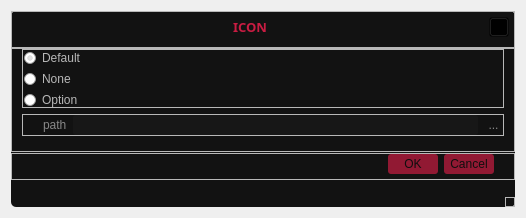
<?xml version="1.0" encoding="UTF-8"?>
<ui version="4.0">
 <class>Dialog</class>
 <widget class="QDialog" name="Dialog">
  <property name="geometry">
   <rect>
    <x>0</x>
    <y>0</y>
    <width>526</width>
    <height>218</height>
   </rect>
  </property>
  <property name="windowTitle">
   <string>Dialog</string>
  </property>
  <property name="styleSheet">
   <string notr="true"/>
  </property>
  <layout class="QVBoxLayout" name="verticalLayout">
   <item>
    <widget class="QFrame" name="main">
     <property name="styleSheet">
      <string notr="true">QFrame#main{
	background: #121212;
	border-radius: 5px;
}</string>
     </property>
     <property name="frameShape">
      <enum>QFrame::StyledPanel</enum>
     </property>
     <property name="frameShadow">
      <enum>QFrame::Raised</enum>
     </property>
     <layout class="QVBoxLayout" name="verticalLayout_2">
      <property name="spacing">
       <number>0</number>
      </property>
      <property name="leftMargin">
       <number>0</number>
      </property>
      <property name="topMargin">
       <number>0</number>
      </property>
      <property name="rightMargin">
       <number>0</number>
      </property>
      <property name="bottomMargin">
       <number>0</number>
      </property>
      <item alignment="Qt::AlignTop">
       <widget class="QFrame" name="title">
        <property name="styleSheet">
         <string notr="true">QLabel{
	color: #c91c42;
}

QPushButton{
	image: url(:/icons/svg/x.svg);
	background: rgba(1, 1, 1, 0);
	color: rgba(255, 255, 255, 0.7)
}

QPushButton:hover{
	background: rgba(255, 255, 255, 0.03);
}
</string>
        </property>
        <property name="frameShape">
         <enum>QFrame::StyledPanel</enum>
        </property>
        <property name="frameShadow">
         <enum>QFrame::Raised</enum>
        </property>
        <layout class="QHBoxLayout" name="horizontalLayout_2">
         <property name="spacing">
          <number>0</number>
         </property>
         <property name="leftMargin">
          <number>0</number>
         </property>
         <property name="topMargin">
          <number>5</number>
         </property>
         <property name="rightMargin">
          <number>5</number>
         </property>
         <property name="bottomMargin">
          <number>10</number>
         </property>
         <item alignment="Qt::AlignHCenter">
          <widget class="QLabel" name="label_icon">
           <property name="font">
            <font>
             <family>Malgun Gothic</family>
             <pointsize>10</pointsize>
             <weight>75</weight>
             <bold>true</bold>
            </font>
           </property>
           <property name="text">
            <string>ICON</string>
           </property>
           <property name="alignment">
            <set>Qt::AlignCenter</set>
           </property>
          </widget>
         </item>
         <item>
          <widget class="QPushButton" name="btn_close">
           <property name="minimumSize">
            <size>
             <width>20</width>
             <height>20</height>
            </size>
           </property>
           <property name="maximumSize">
            <size>
             <width>20</width>
             <height>20</height>
            </size>
           </property>
           <property name="toolTip">
            <string>Close</string>
           </property>
           <property name="text">
            <string/>
           </property>
          </widget>
         </item>
        </layout>
       </widget>
      </item>
      <item>
       <widget class="QFrame" name="choice">
        <property name="styleSheet">
         <string notr="true">QLineEdit, QToolButton, QRadioButton{
	color: rgba(255, 255, 255, 0.7);
}

QLabel{
	color: rgba(255, 255, 255, 0.5);
	background: rgba(0, 0, 0, 0)
}

QLineEdit{
	background: rgba(255, 255, 255, 0.05);
	border: 0px;
	border-radius: 3px;
}

QToolButton{
	border: 0px;
	border-radius: 3px;
}

QToolButton:hover, QRadioButton:indicator:hover{
	background: rgba(255, 255, 255, 0.1);
}

QRadioButton:indicator{
	width: 13px;
	height: 13px;
	image: url(:/icons/svg/circle.svg);
}

QRadioButton:indicator:checked{
	with: 13px;
	height: 13px;
	image: url(:/icons/svg/disc.svg);
}

QLineEdit:disabled{
	background: rgba(255, 255, 255, 0.02);
	color: rgba(255, 255, 255, 0.3);
}

QToolButton:disabled{
	color: rgba(255, 255, 255, 0.5);
}
</string>
        </property>
        <property name="frameShape">
         <enum>QFrame::StyledPanel</enum>
        </property>
        <property name="frameShadow">
         <enum>QFrame::Raised</enum>
        </property>
        <layout class="QVBoxLayout" name="verticalLayout_4">
         <property name="spacing">
          <number>6</number>
         </property>
         <property name="leftMargin">
          <number>10</number>
         </property>
         <property name="topMargin">
          <number>0</number>
         </property>
         <property name="rightMargin">
          <number>10</number>
         </property>
         <property name="bottomMargin">
          <number>15</number>
         </property>
         <item>
          <widget class="QFrame" name="frame_radio">
           <property name="frameShape">
            <enum>QFrame::StyledPanel</enum>
           </property>
           <property name="frameShadow">
            <enum>QFrame::Raised</enum>
           </property>
           <layout class="QVBoxLayout" name="verticalLayout_3">
            <property name="spacing">
             <number>6</number>
            </property>
            <property name="leftMargin">
             <number>0</number>
            </property>
            <property name="topMargin">
             <number>0</number>
            </property>
            <property name="rightMargin">
             <number>0</number>
            </property>
            <property name="bottomMargin">
             <number>0</number>
            </property>
            <item>
             <widget class="QRadioButton" name="radioButton_default">
              <property name="font">
               <font>
                <pointsize>9</pointsize>
               </font>
              </property>
              <property name="text">
               <string>Default</string>
              </property>
              <property name="checked">
               <bool>true</bool>
              </property>
             </widget>
            </item>
            <item>
             <widget class="QRadioButton" name="radioButton_none">
              <property name="font">
               <font>
                <pointsize>9</pointsize>
               </font>
              </property>
              <property name="text">
               <string>None</string>
              </property>
             </widget>
            </item>
            <item>
             <widget class="QRadioButton" name="radioButton_option">
              <property name="font">
               <font>
                <pointsize>9</pointsize>
               </font>
              </property>
              <property name="text">
               <string>Option</string>
              </property>
             </widget>
            </item>
           </layout>
          </widget>
         </item>
         <item>
          <widget class="QFrame" name="frame_path">
           <property name="frameShape">
            <enum>QFrame::StyledPanel</enum>
           </property>
           <property name="frameShadow">
            <enum>QFrame::Raised</enum>
           </property>
           <layout class="QHBoxLayout" name="horizontalLayout">
            <property name="spacing">
             <number>6</number>
            </property>
            <property name="leftMargin">
             <number>20</number>
            </property>
            <property name="topMargin">
             <number>0</number>
            </property>
            <property name="rightMargin">
             <number>0</number>
            </property>
            <property name="bottomMargin">
             <number>0</number>
            </property>
            <item>
             <widget class="QLabel" name="label_path">
              <property name="font">
               <font>
                <pointsize>9</pointsize>
               </font>
              </property>
              <property name="text">
               <string>path</string>
              </property>
             </widget>
            </item>
            <item>
             <widget class="DropLineEdit" name="lineEdit_path">
              <property name="enabled">
               <bool>false</bool>
              </property>
              <property name="minimumSize">
               <size>
                <width>0</width>
                <height>20</height>
               </size>
              </property>
              <property name="font">
               <font>
                <pointsize>9</pointsize>
               </font>
              </property>
              <property name="placeholderText">
               <string/>
              </property>
             </widget>
            </item>
            <item>
             <widget class="QToolButton" name="toolButton_path">
              <property name="enabled">
               <bool>false</bool>
              </property>
              <property name="minimumSize">
               <size>
                <width>0</width>
                <height>20</height>
               </size>
              </property>
              <property name="text">
               <string>...</string>
              </property>
             </widget>
            </item>
           </layout>
          </widget>
         </item>
        </layout>
       </widget>
      </item>
      <item alignment="Qt::AlignBottom">
       <widget class="QFrame" name="button">
        <property name="styleSheet">
         <string notr="true">QPushButton{
	width: 50px;
	height: 20px;
	color: #0f0e0e;
	background: rgba(201, 28, 66, 0.7);
	border: 0px;
	border-radius: 3px;
}

QPushButton:hover{
	background: rgba(201, 28, 66, 0.9)
}
</string>
        </property>
        <property name="frameShape">
         <enum>QFrame::StyledPanel</enum>
        </property>
        <property name="frameShadow">
         <enum>QFrame::Raised</enum>
        </property>
        <layout class="QHBoxLayout" name="horizontalLayout_3">
         <property name="spacing">
          <number>0</number>
         </property>
         <property name="leftMargin">
          <number>0</number>
         </property>
         <property name="topMargin">
          <number>0</number>
         </property>
         <property name="rightMargin">
          <number>20</number>
         </property>
         <property name="bottomMargin">
          <number>5</number>
         </property>
         <item alignment="Qt::AlignBottom">
          <widget class="QDialogButtonBox" name="buttonBox">
           <property name="orientation">
            <enum>Qt::Horizontal</enum>
           </property>
           <property name="standardButtons">
            <set>QDialogButtonBox::Cancel|QDialogButtonBox::Ok</set>
           </property>
          </widget>
         </item>
        </layout>
       </widget>
      </item>
      <item alignment="Qt::AlignRight|Qt::AlignBottom">
       <widget class="QFrame" name="size_grip">
        <property name="minimumSize">
         <size>
          <width>10</width>
          <height>10</height>
         </size>
        </property>
        <property name="maximumSize">
         <size>
          <width>10</width>
          <height>10</height>
         </size>
        </property>
        <property name="frameShape">
         <enum>QFrame::StyledPanel</enum>
        </property>
        <property name="frameShadow">
         <enum>QFrame::Raised</enum>
        </property>
       </widget>
      </item>
     </layout>
    </widget>
   </item>
  </layout>
 </widget>
 <customwidgets>
  <customwidget>
   <class>DropLineEdit</class>
   <extends>QLineEdit</extends>
   <header>customs</header>
   <slots>
    <slot>set_placeholder_text()</slot>
   </slots>
  </customwidget>
 </customwidgets>
 <resources>
  <include location="../imgs/icons.qrc"/>
 </resources>
 <connections>
  <connection>
   <sender>buttonBox</sender>
   <signal>accepted()</signal>
   <receiver>Dialog</receiver>
   <slot>accept()</slot>
   <hints>
    <hint type="sourcelabel">
     <x>248</x>
     <y>254</y>
    </hint>
    <hint type="destinationlabel">
     <x>157</x>
     <y>274</y>
    </hint>
   </hints>
  </connection>
  <connection>
   <sender>buttonBox</sender>
   <signal>rejected()</signal>
   <receiver>Dialog</receiver>
   <slot>reject()</slot>
   <hints>
    <hint type="sourcelabel">
     <x>316</x>
     <y>260</y>
    </hint>
    <hint type="destinationlabel">
     <x>286</x>
     <y>274</y>
    </hint>
   </hints>
  </connection>
  <connection>
   <sender>radioButton_option</sender>
   <signal>toggled(bool)</signal>
   <receiver>lineEdit_path</receiver>
   <slot>setEnabled(bool)</slot>
   <hints>
    <hint type="sourcelabel">
     <x>235</x>
     <y>83</y>
    </hint>
    <hint type="destinationlabel">
     <x>245</x>
     <y>107</y>
    </hint>
   </hints>
  </connection>
  <connection>
   <sender>radioButton_option</sender>
   <signal>toggled(bool)</signal>
   <receiver>toolButton_path</receiver>
   <slot>setEnabled(bool)</slot>
   <hints>
    <hint type="sourcelabel">
     <x>235</x>
     <y>83</y>
    </hint>
    <hint type="destinationlabel">
     <x>440</x>
     <y>107</y>
    </hint>
   </hints>
  </connection>
  <connection>
   <sender>radioButton_option</sender>
   <signal>toggled(bool)</signal>
   <receiver>lineEdit_path</receiver>
   <slot>set_placeholder_text()</slot>
   <hints>
    <hint type="sourcelabel">
     <x>219</x>
     <y>83</y>
    </hint>
    <hint type="destinationlabel">
     <x>230</x>
     <y>107</y>
    </hint>
   </hints>
  </connection>
  <connection>
   <sender>btn_close</sender>
   <signal>clicked()</signal>
   <receiver>Dialog</receiver>
   <slot>close()</slot>
   <hints>
    <hint type="sourcelabel">
     <x>431</x>
     <y>24</y>
    </hint>
    <hint type="destinationlabel">
     <x>228</x>
     <y>88</y>
    </hint>
   </hints>
  </connection>
 </connections>
</ui>
